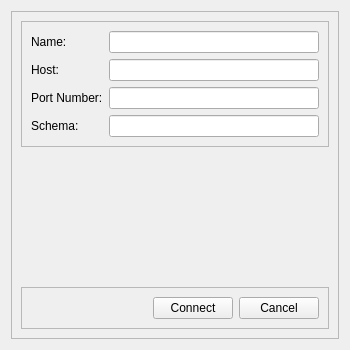
<?xml version="1.0" encoding="UTF-8"?>
<ui version="4.0">
    <class>Form</class>
    <widget class="QWidget" name="Form">
        <property name="geometry">
            <rect>
                <x>0</x>
                <y>0</y>
                <width>350</width>
                <height>350</height>
            </rect>
        </property>
        <property name="minimumSize">
            <size>
                <width>350</width>
                <height>350</height>
            </size>
        </property>
        <property name="maximumSize">
            <size>
                <width>350</width>
                <height>350</height>
            </size>
        </property>
        <property name="windowTitle">
            <string>Form</string>
        </property>
        <layout class="QVBoxLayout" name="verticalLayout_2">
            <item>
                <widget class="QFrame" name="mainframe">
                    <property name="frameShape">
                        <enum>QFrame::StyledPanel</enum>
                    </property>
                    <property name="frameShadow">
                        <enum>QFrame::Raised</enum>
                    </property>
                    <layout class="QVBoxLayout" name="verticalLayout">
                        <item>
                            <widget class="QFrame" name="inputframe">
                                <property name="frameShape">
                                    <enum>QFrame::StyledPanel</enum>
                                </property>
                                <property name="frameShadow">
                                    <enum>QFrame::Raised</enum>
                                </property>
                                <layout class="QFormLayout" name="formLayout">
                                    <item row="0" column="0">
                                        <widget class="QLabel" name="label">
                                            <property name="text">
                                                <string>Name:</string>
                                            </property>
                                        </widget>
                                    </item>
                                    <item row="0" column="1">
                                        <widget class="QLineEdit" name="lineEdit_4"/>
                                    </item>
                                    <item row="1" column="0">
                                        <widget class="QLabel" name="label_2">
                                            <property name="text">
                                                <string>Host:</string>
                                            </property>
                                        </widget>
                                    </item>
                                    <item row="1" column="1">
                                        <widget class="QLineEdit" name="lineEdit"/>
                                    </item>
                                    <item row="2" column="0">
                                        <widget class="QLabel" name="label_3">
                                            <property name="text">
                                                <string>Port Number:</string>
                                            </property>
                                        </widget>
                                    </item>
                                    <item row="2" column="1">
                                        <widget class="QLineEdit" name="lineEdit_2"/>
                                    </item>
                                    <item row="3" column="0">
                                        <widget class="QLabel" name="label_4">
                                            <property name="text">
                                                <string>Schema:</string>
                                            </property>
                                        </widget>
                                    </item>
                                    <item row="3" column="1">
                                        <widget class="QLineEdit" name="lineEdit_3"/>
                                    </item>
                                </layout>
                            </widget>
                        </item>
                        <item>
                            <spacer name="verticalSpacer">
                                <property name="orientation">
                                    <enum>Qt::Vertical</enum>
                                </property>
                                <property name="sizeHint" stdset="0">
                                    <size>
                                        <width>20</width>
                                        <height>40</height>
                                    </size>
                                </property>
                            </spacer>
                        </item>
                        <item>
                            <widget class="QFrame" name="buttonframe">
                                <property name="frameShape">
                                    <enum>QFrame::StyledPanel</enum>
                                </property>
                                <property name="frameShadow">
                                    <enum>QFrame::Raised</enum>
                                </property>
                                <layout class="QHBoxLayout" name="horizontalLayout">
                                    <item>
                                        <spacer name="horizontalSpacer">
                                            <property name="orientation">
                                                <enum>Qt::Horizontal</enum>
                                            </property>
                                            <property name="sizeHint" stdset="0">
                                                <size>
                                                    <width>127</width>
                                                    <height>20</height>
                                                </size>
                                            </property>
                                        </spacer>
                                    </item>
                                    <item>
                                        <widget class="QPushButton" name="connectbutton">
                                            <property name="text">
                                                <string>Connect</string>
                                            </property>
                                        </widget>
                                    </item>
                                    <item>
                                        <widget class="QPushButton" name="cancelbutton">
                                            <property name="text">
                                                <string>Cancel</string>
                                            </property>
                                        </widget>
                                    </item>
                                </layout>
                            </widget>
                        </item>
                    </layout>
                </widget>
            </item>
        </layout>
    </widget>
    <resources/>
    <connections/>
</ui>
